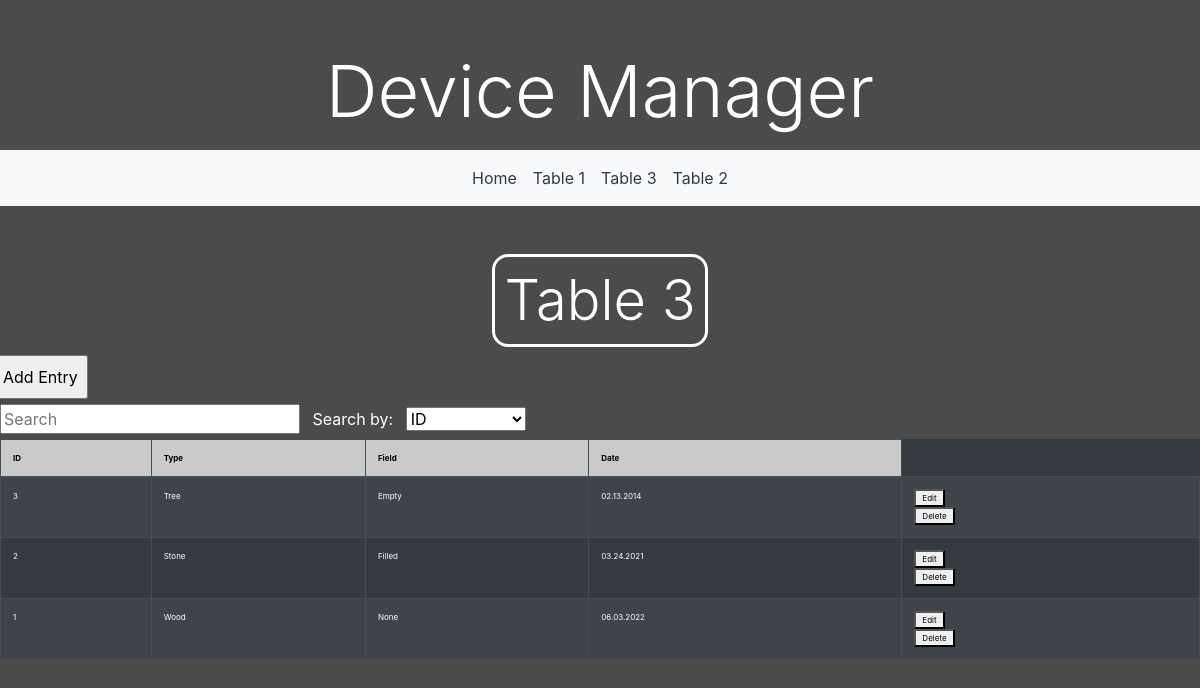
Screenshot of /tables/Table_3 with the database file from the repository.
### tables this page shows
CREATE TABLE "Table_3" (
	"ID"	INTEGER NOT NULL UNIQUE,
	"Type"	TEXT,
	"Field"	TEXT,
	"Date"	TEXT,
	PRIMARY KEY("ID" AUTOINCREMENT)
);

### DeviceApp/app.py (the view)
@app.route("/tables/<table>")
def show_page(table):
    items = helper.get_list(table)
    items.reverse()
    columns = helper.get_columns(table)
    tableName = table.replace("_",  " ")
    return render_template('tablePage.html', table=table, tableName=tableName, columns=columns, items=items)

### DeviceApp/app.py (called while the page is built)
@app.context_processor
def layoutVariables():
    try:
        pageNames = []
        dataTables = helper.get_tables()
        dataTables.remove("sqlite_sequence")
        for table in dataTables:
            table = table.replace("_", " ")
            table = table.title()
            pageNames.append(table)
        return dict(dataTables=dataTables, pageNames=pageNames)
    except Exception as e:
        print("Not loading variables: ", e)

### DeviceApp/helper.py (called while the page is built)
def get_tables():
    tables = []
    conn = sqlite3.connect(DB_PATH)
    c = conn.cursor()
    c.execute("SELECT name FROM sqlite_master WHERE type='table'")
    for table in c.fetchall():
        tables.append(table[0])
    return tables

def get_columns(table):
    try:
        columnNames = []
        sqlCommand = f"PRAGMA table_info({table})"
        conn = sqlite3.connect(DB_PATH)
        c = conn.cursor()
        c.execute(sqlCommand)
        for item in c.fetchall():
            columnNames.append(item[1])
        conn.close()
        return columnNames
    except Exception as e:
        print('Error: ', e)
        return None

def get_list(table):
    try:
        items = []
        sqlCommand = f"SELECT * FROM {table}"
        conn = sqlite3.connect(DB_PATH)
        c = conn.cursor()
        c.execute(sqlCommand)
        for item in c.fetchall():
            items.append(item)
        conn.close()
        return items
    except Exception as e:
        print("Error get_list: ", e)
        return None

### DeviceApp/templates/tablePage.html (shortened to what this page needs)
{% extends "layout.html" %}
{% block content %}
<div id="" class="col mt-5 tableNameDiv">
    <h1 id="" class=" row display-4 tableName">{{tableName}}</h2>
</div>
<div class="row">
    <form class="ml-2" action="/add" method="POST">
        <input class="p-2" type="submit" value="Add Entry">
    </form>
</div>
<div class="row">
    <span class="col">
        <input type="text" id="myInput" onkeyup="searchBox()" placeholder="Search" style="width: 25%;">
        <label class="m-2" style="color: white;">Search by: </label>
        <select id="filterSelect" class="" style="width: 10%;" onchange="searchBox()">
            {% for column in columns %}
            <option value="{{loop.index-1}}">{{column}}</option>
            {% endfor %}
        </select>
    </span>
</div>
<div id="tableDiv" class="table">
<table id="dataTable" class="table table-hover table-striped table-dark table-bordered">
    <thead>
        <tr id="tableHeader">
            {% for column in columns %}
            <th id="tableHeadRow" class="columns align-self-center" scope="col">{{column}}</th>
            {% endfor %}
        </tr>
    </thead>
    {% for item in items %}
    <tr id="{{item[0]}}" name="{{item[0]}}">
        {% for info in item %}
        <td>{{info}}</td>
        {% endfor %}
        <td>
            <div>
                <form action="/edit" method="POST">
                    <button name="{{table}}:{{item[0]}}">Edit</button>
                </form>
                <form action="/delete" method="POST">
                    <button name="{{table}}:{{item[0]}}">Delete</button>
                </form>
            </div>
        </td>
    </tr>
    {% endfor %}
</table>
</div>
{% endblock %}

### DeviceApp/static/css/index.css (style rules this page uses)
html, body { background-color: rgb(75, 75, 75); height: 100%; width: 100%; }
.columns { background-color: rgb(202, 202, 202); color: black; }
h1, h2 { color: white }
#tableDiv { width: 100%; }
th { position: sticky; top: 0; font-size: 8px; margin: 0; padding-left: 0.25rem; padding-right: 0.25rem; padding-top: 0.75rem; padding-bottom: 0.75rem; }
td { top: 0; font-size: 8px; margin: 0; padding-left: 1rem; padding-right: 1rem; padding-top: 0.5rem; padding-bottom: 0.5rem; }
.tableNameDiv { text-align: center; }
.tableName { color: white; display: inline-block; text-align: center; border: 0.2rem solid white; border-radius: 1rem; padding: 0.6rem; }

### rows the page displays
Table_3: item "3", Type "Tree", Field "Empty", Date "02.13.2014"
Table_3: item "2", Type "Stone", Field "Filled", Date "03.24.2021"
Table_3: item "1", Type "Wood", Field "None", Date "06.03.2022"

### other values shown
{{ pageNames[loop.index-1] }} "Table 1" "Table 3" "Table 2"
{{ tableName }} "Table 3"
{{ column }} "ID" "Type" "Field" "Date"
form field value "ID"
